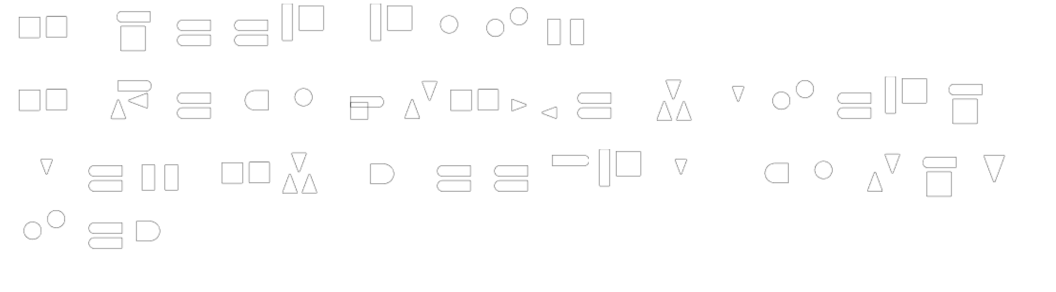
#> input picture studio2/print/back1.png, 2112 x 584 px (shown at 1/2 size); its folder holds only this picture in this run
$ python run.py
#> lines starting #> are read from the running program, lines starting #| are printed output that depends on the picture
#> in generate_perfect_cards, `page1 = Image.new('RGB', (PAPER_W, PAPER_H), (255, 255, 255))`: page1: PIL image 3300x2550 RGB; every value is 255
import os
import glob
from datetime import datetime
from PIL import Image, ImageDraw, ImageOps, ImageFont

def generate_perfect_cards():
    # ==========================================
    # 1. 网页配置接口 (在此粘贴 index.html 生成的内容)
    # ==========================================
    THEME_CONFIG = {
            "card_bg": (132, 158, 29),
        "border": (35, 205, 234),
        "text": (143, 1, 123),
        "radius": 40
    }

    # ==========================================
    # 2. 核心参数设置 (300 DPI 打印级)
    # ==========================================
    DPI_SCALE = 300 / 72
    PAPER_W = int(792 * DPI_SCALE)
    PAPER_H = int(612 * DPI_SCALE)
    CARD_W = int(337 * DPI_SCALE)
    CARD_H = int(184 * DPI_SCALE)

    REAL_RADIUS = int(THEME_CONFIG["radius"] * DPI_SCALE)
    FONT_SIZE = int(10 * DPI_SCALE)

    current_time_str = f"Date: {datetime.now().strftime('%b %-d, %Y')}"

    download_dir = os.path.join(os.path.expanduser("~"), "Downloads")
    output_filename = os.path.join(download_dir, f"FullStyle_Cards_{datetime.now().strftime('%H%M%S')}.pdf")

    # ==========================================
    # 3. 高清图片处理逻辑 (即使没有图片也保留风格)
    # ==========================================
    def process_card_hd(side, index, max_w, max_h):
        path = f"{side}{index}.png"

        # --- A. 创建基础风格底板 (无论有没有图片，这一步都会执行) ---
        # 这保证了即使没有 front.png，也会有一张带颜色的卡片
        styled_canvas = Image.new('RGBA', (max_w, max_h), THEME_CONFIG["card_bg"])

        # --- B. 尝试加载图片 ---
        if os.path.exists(path):
            img = Image.open(path).convert("RGBA")
            # 保持比例不剪裁
            img.thumbnail((max_w, max_h), Image.Resampling.LANCZOS)
            curr_w, curr_h = img.size
            # 图片居中贴放
            img_x = (max_w - curr_w) // 2
            img_y = (max_h - curr_h) // 2
            styled_canvas.paste(img, (img_x, img_y), mask=img if "A" in img.getbands() else None)

        # --- C. 应用圆角剪裁 ---
        mask = Image.new('L', (max_w, max_h), 0)
        draw_mask = ImageDraw.Draw(mask)
        draw_mask.rounded_rectangle((0, 0, max_w, max_h), radius=REAL_RADIUS, fill=255)

        final_styled_card = Image.new('RGBA', (max_w, max_h), (0, 0, 0, 0))
        final_styled_card.paste(styled_canvas, (0, 0), mask=mask)

        # --- D. 添加日期 (仅背面) ---
        if side == "back":
            draw_text = ImageDraw.Draw(final_styled_card)
            try:
                font = ImageFont.truetype("/System/Library/Fonts/Supplemental/Arial.ttf", FONT_SIZE)
            except:
                font = ImageFont.load_default()

            bbox = draw_text.textbbox((0, 0), current_time_str, font=font)
            margin = int(15 * DPI_SCALE)
            tx = max_w - (bbox[2] - bbox[0]) - margin
            ty = max_h - (bbox[3] - bbox[1]) - margin
            draw_text.text((tx, ty), current_time_str, font=font, fill=THEME_CONFIG["text"])

        # --- E. 绘制 UI 描边 ---
        draw_border = ImageDraw.Draw(final_styled_card)
        draw_border.rounded_rectangle(
            [0, 0, max_w, max_h],
            radius=REAL_RADIUS, outline=THEME_CONFIG["border"], width=int(2 * DPI_SCALE)
        )
        return final_styled_card

    # ==========================================
    # 4. 裁切线逻辑
    # ==========================================
    def draw_marks(canvas, positions):
        draw = ImageDraw.Draw(canvas)
        mid_x, mid_y = PAPER_W // 2, PAPER_H // 2
        line_col = (230, 230, 230)
        # 中心十字参考线
        for y in range(0, PAPER_H, 40): draw.line([(mid_x, y), (mid_x, y + 10)], fill=line_col, width=1)
        for x in range(0, PAPER_W, 40): draw.line([(x, mid_y), (x + 10, mid_y)], fill=line_col, width=1)
        # 卡片轮廓参考线
        for (x, y) in positions:
            draw.rounded_rectangle([x, y, x + CARD_W, y + CARD_H], radius=REAL_RADIUS, outline=line_col, width=1)

    # ==========================================
    # 5. 合成逻辑
    # ==========================================
    offset_x = (PAPER_W - (CARD_W * 2)) // 2
    offset_y = (PAPER_H - (CARD_H * 2)) // 2
    pos = [(offset_x, offset_y), (offset_x + CARD_W, offset_y),
           (offset_x, offset_y + CARD_H), (offset_x + CARD_W, offset_y + CARD_H)]

    try:
        page1 = Image.new('RGB', (PAPER_W, PAPER_H), (255, 255, 255))
        page2 = Image.new('RGB', (PAPER_W, PAPER_H), (255, 255, 255))

        draw_marks(page1, pos)
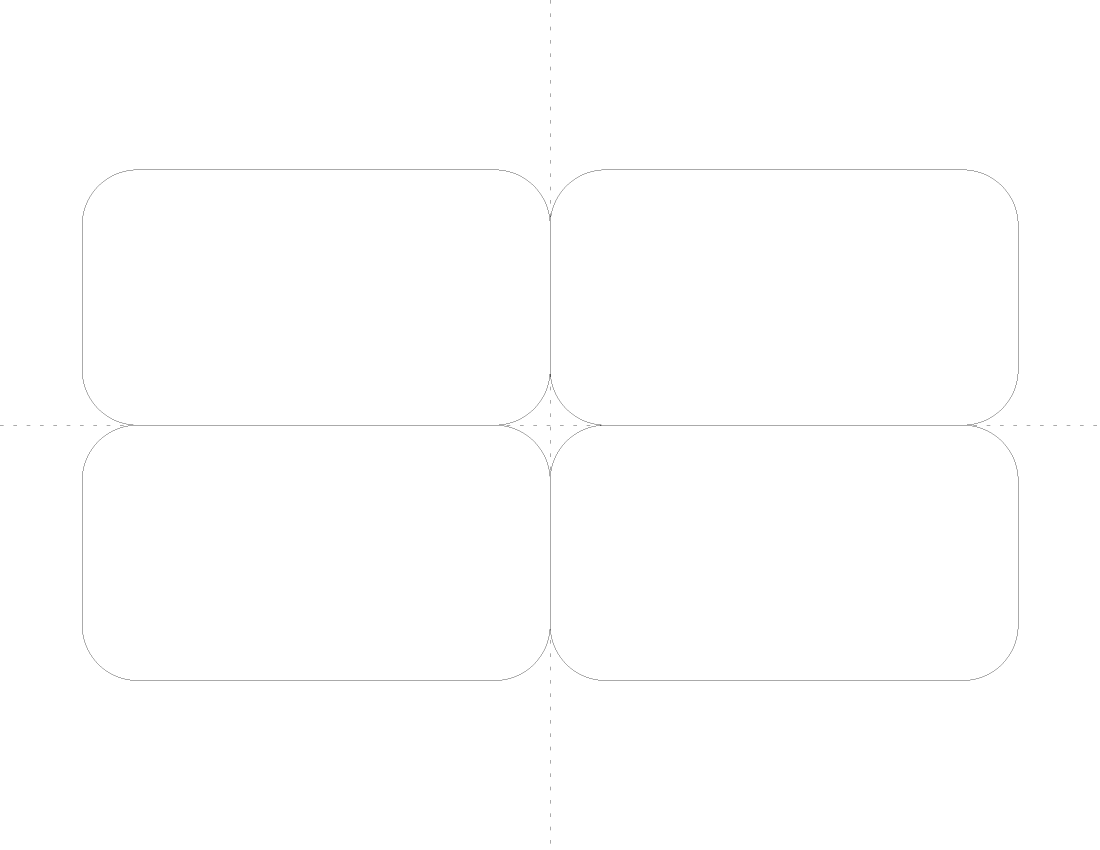
#> page1: PIL image 3300x2550 RGB (shown at 1/3 size); values 230 (black) and 255 (white), 99.8% white; black in thin lines or dots
        draw_marks(page2, pos)

        for i in range(1, 5):
            # 处理正面
            f_card = process_card_hd("front", i, CARD_W, CARD_H)
#> in process_card_hd, `mask = Image.new('L', (max_w, max_h), 0)`: mask: PIL image 1404x766 L; every value is 0
#> in process_card_hd, `final_styled_card = Image.new('RGBA', (max_w, max_h), (0, 0, 0, 0))`: final_styled_card: PIL image 1404x766 RGBA; every value is 0
#> in process_card_hd, `final_styled_card.paste(styled_canvas, (0, 0), mask=mask)`:
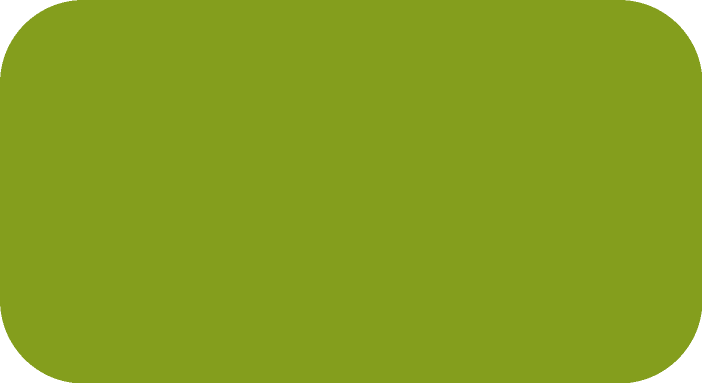
#> final_styled_card: PIL image 1404x766 RGBA (shown at 1/2 size); mean R, G, B, A 129.2, 154.6, 28.4, 249.5; transparent parts drawn white
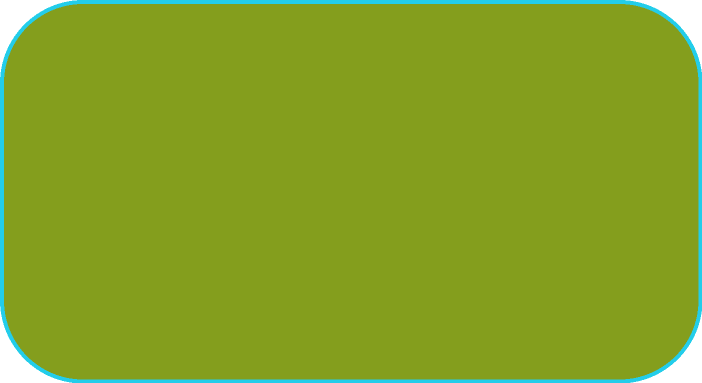
#> f_card: PIL image 1404x766 RGBA (shown at 1/2 size); mean R, G, B, A 126.4, 155.9, 34.2, 249.5; transparent parts drawn white
            page1.paste(f_card, pos[i-1], f_card) # 无论 f_card 是否包含图片，现在它都有风格背景
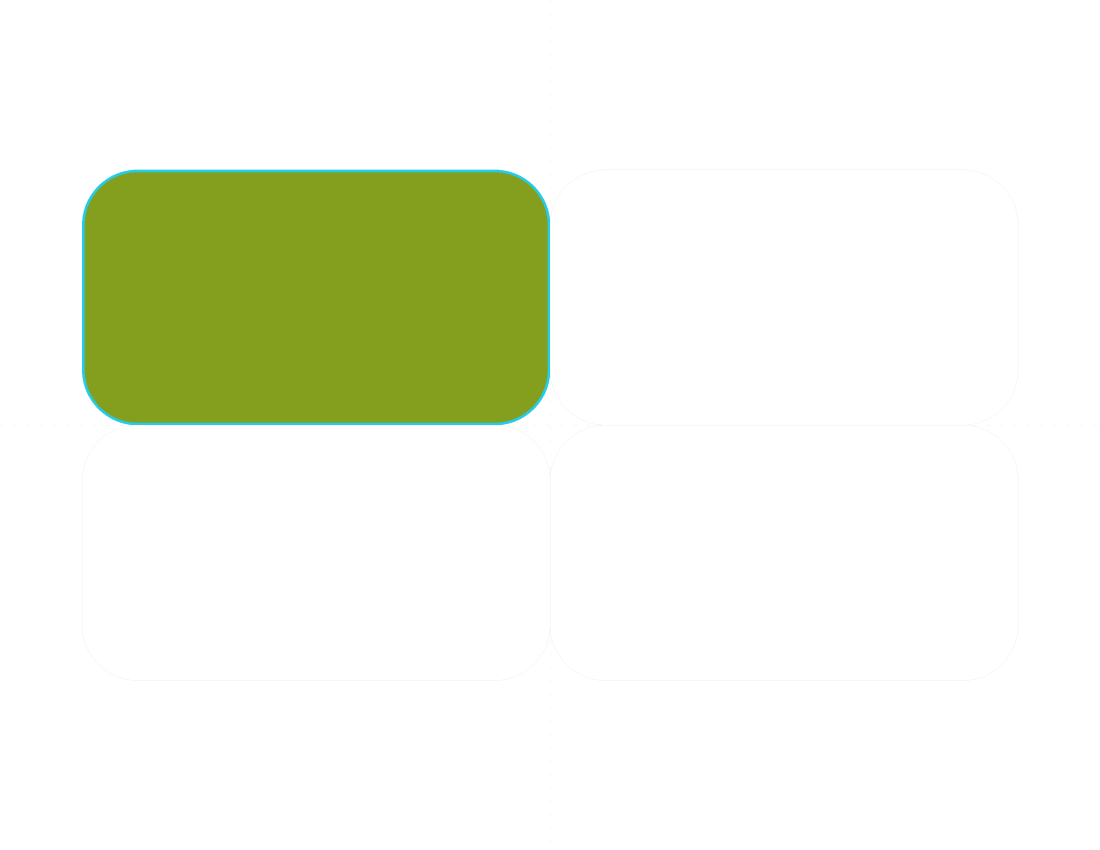
#> page1: PIL image 3300x2550 RGB (shown at 1/3 size); mean R, G, B 239.2, 243, 227.5

            # 处理背面 (镜像对调)
            mirror_map = {0: 1, 1: 0, 2: 3, 3: 2}
            b_card = process_card_hd("back", i, CARD_W, CARD_H)
#> call 2 of process_card_hd, with side = 'back', index = 1, max_w = 1404, max_h = 766
#> in process_card_hd, img is the input picture: PIL image 2112x584 RGBA; mean R, G, B, A 0, 0, 0, 1.7
#> in process_card_hd (call 2), `img.thumbnail((max_w, max_h), Image.Resampling.LANCZOS)`:
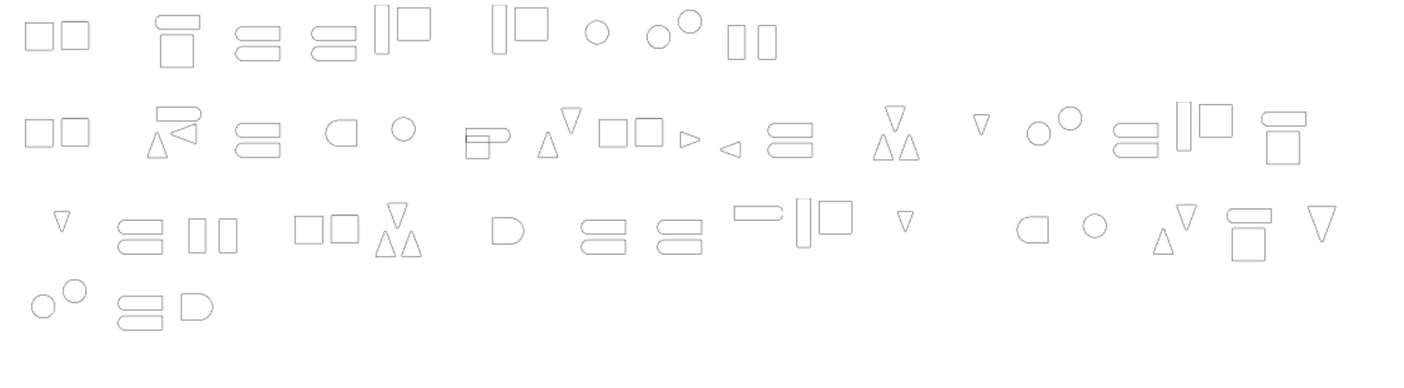
#> img: PIL image 1404x388 RGBA; mean R, G, B, A 0, 0, 0, 1.8; transparent parts drawn white
#> in process_card_hd (call 2), `bbox = draw_text.textbbox((0, 0), current_time_str, font=font)`: bbox = (0, 8, 400, 44)
#> in process_card_hd (call 2), `tx = max_w - (bbox[2] - bbox[0]) - margin`: tx = 942
#> in process_card_hd (call 2), `ty = max_h - (bbox[3] - bbox[1]) - margin`: ty = 668
            page2.paste(b_card, pos[mirror_map[i-1]], b_card)
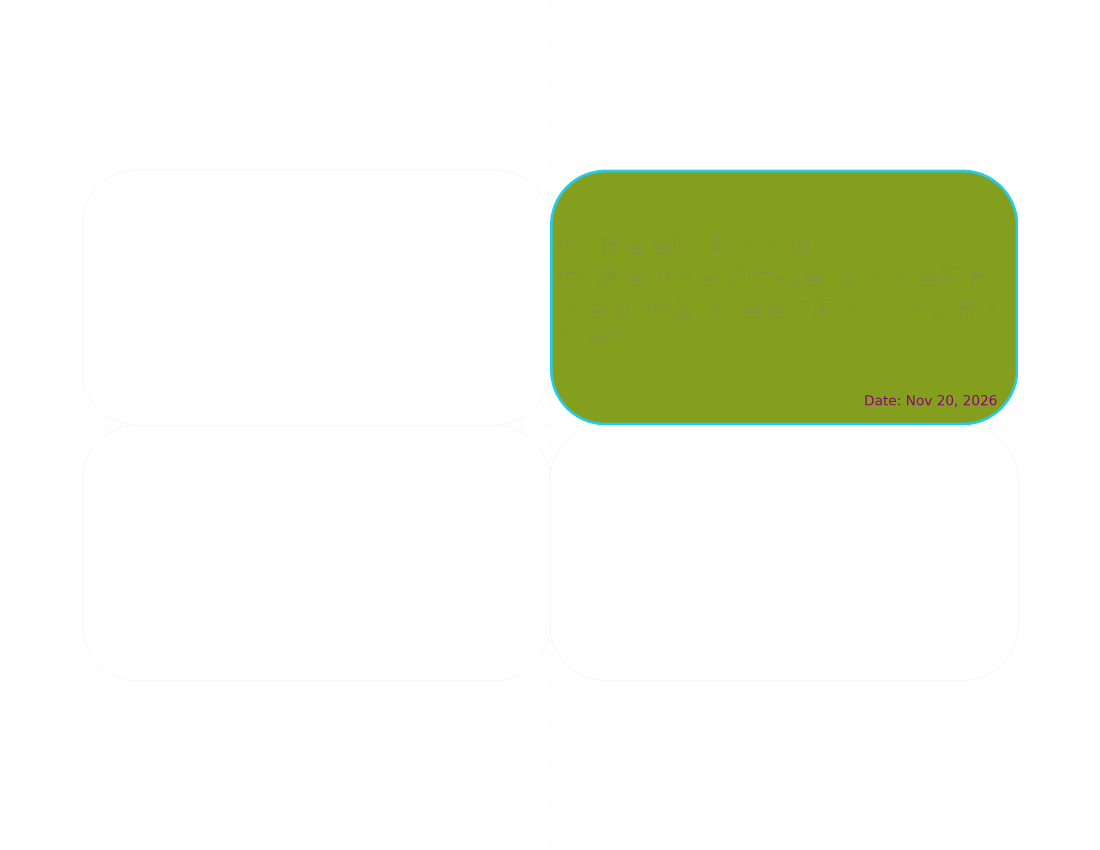
#> page2: PIL image 3300x2550 RGB (shown at 1/3 size); mean R, G, B 239.2, 242.9, 227.6

        page1.save(output_filename, save_all=True, append_images=[page2], resolution=300.0, quality=100)
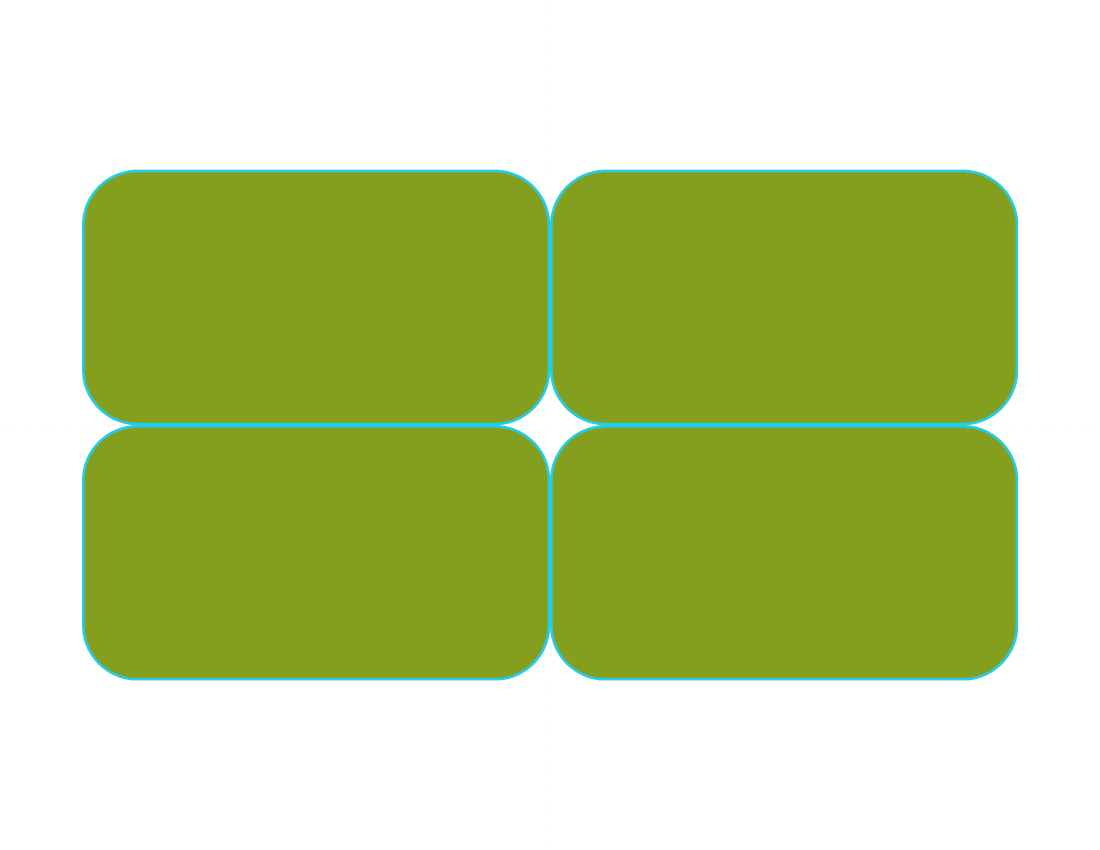
#> saved as FullStyle_Cards_164808.pdf: PIL image 3300x2550 RGB (shown at 1/3 size); mean R, G, B 192.1, 207.2, 144.9
        print(f"✅ Full-Style PDF generated: {os.path.basename(output_filename)}")
        os.system(f"open -R '{output_filename}'")
    except Exception as e:
        print(f"❌ Error: {e}")

if __name__ == "__main__":
    generate_perfect_cards()
